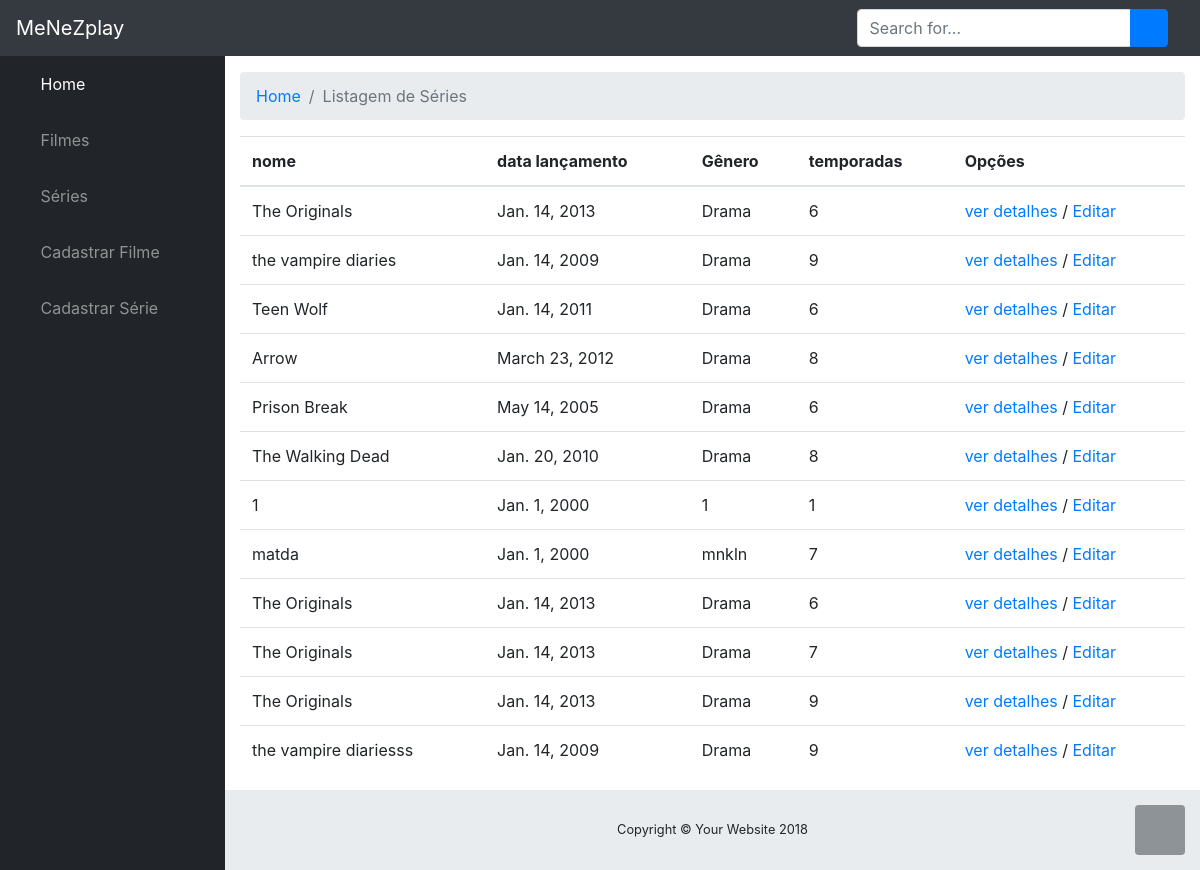
Before: /filmes/serie/ with the older database file.
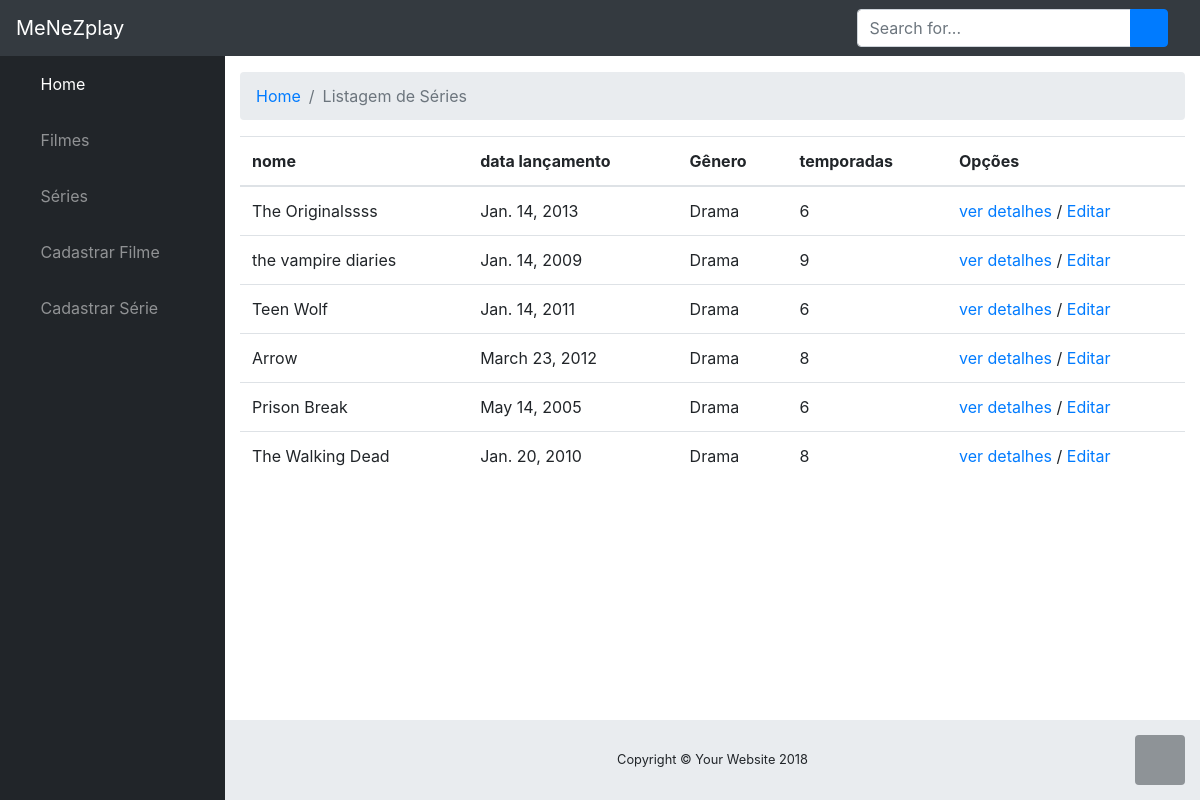
After: the same page with the newer database file.
### filmes/models.py (models this page shows)
class Serie(models.Model):
    nome = models.CharField(max_length=50)
    dt_lancamento = models.DateField()
    sinopse = models.CharField(max_length=700)
    quant_temporadas = models.CharField(max_length=2)
    genero = models.CharField(max_length=20)

### filmes/views.py (the view)
# urls.py: path('serie/',views.serie_list),
def serie_list(request):
    series = Serie.objects.all()
    return render(request, 'serie/list.html',{'series':series})

### filmes/templates/serie/list.html
{% extends "base.html" %}
{% load static %}
{% block content %}
<ol class="breadcrumb">
    <li class="breadcrumb-item">
        <a href="/filmes/">Home</a>
    </li>
    <li class="breadcrumb-item active">Listagem de Séries</li>
</ol>
<div class="row">
    <div class="col-12">
        <table class="table">
            <thead>
                <tr>
                    <th>nome</th>
                    <th>data lançamento</th>
                    <th>Gênero</th>
                    <th>temporadas</th>
                    <th>Opções</th>
                </tr>
            </thead>
            <tbody>
                {% for serie in series %}
                <tr>
                    <td>{{serie.nome}}</td>
                    <td>{{serie.dt_lancamento}}</td>
                    <td>{{serie.genero}}</td>
                    <td>{{serie.quant_temporadas}}</td>
                    <td>
                        <a href="/filmes/serie/{{serie.id}}/">ver detalhes</a> /
                        <a href="/filmes/serie/{{serie.id}}/edit/">Editar</a>
                    </td>
                </tr>
                {% endfor %}
            </tbody>
        </table>
    </div>
</div>
{% endblock %}

Changed rows visible on the page:
removed Serie: nome "1", dt_lancamento "Jan. 1, 2000", genero "1", quant_temporadas "1"
removed Serie: nome "matda", dt_lancamento "Jan. 1, 2000", genero "mnkln", quant_temporadas "7"
removed Serie: nome "The Originals", dt_lancamento "Jan. 14, 2013", genero "Drama", quant_temporadas "6"
removed Serie: nome "The Originals", dt_lancamento "Jan. 14, 2013", genero "Drama", quant_temporadas "7"
removed Serie: nome "The Originals", dt_lancamento "Jan. 14, 2013", genero "Drama", quant_temporadas "9"
removed Serie: nome "the vampire diariesss", dt_lancamento "Jan. 14, 2009", genero "Drama", quant_temporadas "9"
changed Serie: nome "The Originals" → "The Originalssss"
